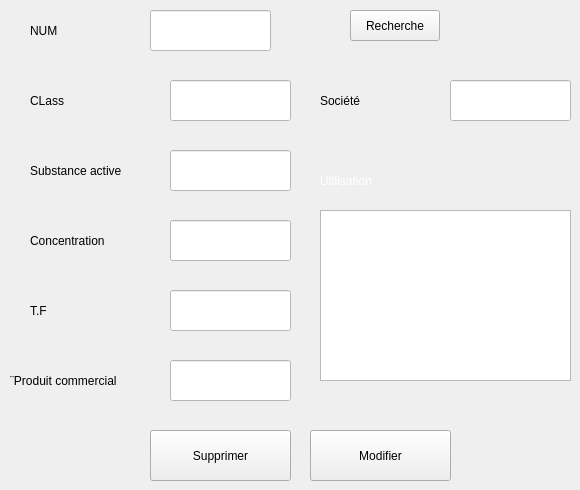
      <widget class="QWidget" name="tab_20">
       <attribute name="title">
        <string>Modifier</string>
       </attribute>
       <widget class="QLabel" name="label_23">
        <property name="geometry">
         <rect>
          <x>30</x>
          <y>160</y>
          <width>121</width>
          <height>21</height>
         </rect>
        </property>
        <property name="styleSheet">
         <string notr="true">font: 75 12pt &quot;MS Shell Dlg 2&quot;;
color: rgb(0, 0, 0);</string>
        </property>
        <property name="text">
         <string>Substance active</string>
        </property>
       </widget>
       <widget class="QLabel" name="label_24">
        <property name="geometry">
         <rect>
          <x>320</x>
          <y>90</y>
          <width>121</width>
          <height>21</height>
         </rect>
        </property>
        <property name="styleSheet">
         <string notr="true">font: 75 12pt &quot;MS Shell Dlg 2&quot;;
color: rgb(0, 0, 0);</string>
        </property>
        <property name="text">
         <string>Société</string>
        </property>
       </widget>
       <widget class="QLabel" name="label_25">
        <property name="geometry">
         <rect>
          <x>320</x>
          <y>170</y>
          <width>121</width>
          <height>21</height>
         </rect>
        </property>
        <property name="styleSheet">
         <string notr="true">font: 75 12pt &quot;MS Shell Dlg 2&quot;;
color: rgb(255, 255, 255);</string>
        </property>
        <property name="text">
         <string>Utilisation</string>
        </property>
       </widget>
       <widget class="QLabel" name="label_26">
        <property name="geometry">
         <rect>
          <x>30</x>
          <y>300</y>
          <width>121</width>
          <height>21</height>
         </rect>
        </property>
        <property name="styleSheet">
         <string notr="true">font: 75 12pt &quot;MS Shell Dlg 2&quot;;
color: rgb(0, 0, 0);</string>
        </property>
        <property name="text">
         <string>T.F</string>
        </property>
       </widget>
       <widget class="QLineEdit" name="lineEdit_46">
        <property name="geometry">
         <rect>
          <x>170</x>
          <y>220</y>
          <width>121</width>
          <height>41</height>
         </rect>
        </property>
        <property name="styleSheet">
         <string notr="true">font: 75 12pt &quot;MS Shell Dlg 2&quot;;
color: rgb(0, 0, 0);
background-color: rgb(255, 255, 255);</string>
        </property>
       </widget>
       <widget class="QLineEdit" name="lineEdit_47">
        <property name="geometry">
         <rect>
          <x>170</x>
          <y>290</y>
          <width>121</width>
          <height>41</height>
         </rect>
        </property>
        <property name="styleSheet">
         <string notr="true">font: 75 12pt &quot;MS Shell Dlg 2&quot;;
color: rgb(0, 0, 0);
background-color: rgb(255, 255, 255);</string>
        </property>
       </widget>
       <widget class="QLabel" name="label_27">
        <property name="geometry">
         <rect>
          <x>30</x>
          <y>90</y>
          <width>121</width>
          <height>21</height>
         </rect>
        </property>
        <property name="styleSheet">
         <string notr="true">font: 75 12pt &quot;MS Shell Dlg 2&quot;;
color: rgb(0, 0, 0);</string>
        </property>
        <property name="text">
         <string>CLass </string>
        </property>
       </widget>
       <widget class="QTextEdit" name="textEdit_3">
        <property name="geometry">
         <rect>
          <x>320</x>
          <y>210</y>
          <width>251</width>
          <height>171</height>
         </rect>
        </property>
       </widget>
       <widget class="QLabel" name="label_28">
        <property name="geometry">
         <rect>
          <x>30</x>
          <y>230</y>
          <width>121</width>
          <height>21</height>
         </rect>
        </property>
        <property name="styleSheet">
         <string notr="true">font: 75 12pt &quot;MS Shell Dlg 2&quot;;
color: rgb(0, 0, 0);</string>
        </property>
        <property name="text">
         <string>Concentration</string>
        </property>
       </widget>
       <widget class="QLineEdit" name="lineEdit_48">
        <property name="geometry">
         <rect>
          <x>170</x>
          <y>80</y>
          <width>121</width>
          <height>41</height>
         </rect>
        </property>
        <property name="styleSheet">
         <string notr="true">font: 75 12pt &quot;MS Shell Dlg 2&quot;;
color: rgb(0, 0, 0);
background-color: rgb(255, 255, 255);</string>
        </property>
       </widget>
       <widget class="QLabel" name="label_29">
        <property name="geometry">
         <rect>
          <x>10</x>
          <y>370</y>
          <width>151</width>
          <height>21</height>
         </rect>
        </property>
        <property name="styleSheet">
         <string notr="true">font: 75 12pt &quot;MS Shell Dlg 2&quot;;
color: rgb(0, 0, 0);</string>
        </property>
        <property name="text">
         <string>¨Produit commercial</string>
        </property>
       </widget>
       <widget class="QLineEdit" name="lineEdit_49">
        <property name="geometry">
         <rect>
          <x>170</x>
          <y>360</y>
          <width>121</width>
          <height>41</height>
         </rect>
        </property>
        <property name="styleSheet">
         <string notr="true">font: 75 12pt &quot;MS Shell Dlg 2&quot;;
color: rgb(0, 0, 0);
background-color: rgb(255, 255, 255);</string>
        </property>
       </widget>
       <widget class="QLineEdit" name="lineEdit_50">
        <property name="geometry">
         <rect>
          <x>450</x>
          <y>80</y>
          <width>121</width>
          <height>41</height>
         </rect>
        </property>
        <property name="styleSheet">
         <string notr="true">font: 75 12pt &quot;MS Shell Dlg 2&quot;;
color: rgb(0, 0, 0);
background-color: rgb(255, 255, 255);</string>
        </property>
       </widget>
       <widget class="QLineEdit" name="lineEdit_51">
        <property name="geometry">
         <rect>
          <x>170</x>
          <y>150</y>
          <width>121</width>
          <height>41</height>
         </rect>
        </property>
        <property name="styleSheet">
         <string notr="true">font: 75 12pt &quot;MS Shell Dlg 2&quot;;
color: rgb(0, 0, 0);
background-color: rgb(255, 255, 255);</string>
        </property>
       </widget>
       <widget class="QPushButton" name="recherche_guide">
        <property name="geometry">
         <rect>
          <x>350</x>
          <y>10</y>
          <width>90</width>
          <height>31</height>
         </rect>
        </property>
        <property name="styleSheet">
         <string notr="true">font: 75 9pt &quot;MS Shell Dlg 2&quot;;
color: rgb(0, 0, 0);</string>
        </property>
        <property name="text">
         <string>Recherche</string>
        </property>
       </widget>
       <widget class="QLabel" name="label_30">
        <property name="geometry">
         <rect>
          <x>30</x>
          <y>20</y>
          <width>121</width>
          <height>21</height>
         </rect>
        </property>
        <property name="styleSheet">
         <string notr="true">font: 75 12pt &quot;MS Shell Dlg 2&quot;;
color: rgb(0, 0, 0);</string>
        </property>
        <property name="text">
         <string>NUM</string>
        </property>
       </widget>
       <widget class="QLineEdit" name="lineEdit_52">
        <property name="geometry">
         <rect>
          <x>150</x>
          <y>10</y>
          <width>121</width>
          <height>41</height>
         </rect>
        </property>
        <property name="styleSheet">
         <string notr="true">font: 75 12pt &quot;MS Shell Dlg 2&quot;;
color: rgb(0, 0, 0);
background-color: rgb(255, 255, 255);</string>
        </property>
       </widget>
       <widget class="QPushButton" name="save_guide_btn">
        <property name="geometry">
         <rect>
          <x>310</x>
          <y>430</y>
          <width>141</width>
          <height>51</height>
         </rect>
        </property>
        <property name="text">
         <string>Modifier</string>
        </property>
       </widget>
       <widget class="QPushButton" name="supp_btn_guide">
        <property name="geometry">
         <rect>
          <x>150</x>
          <y>430</y>
          <width>141</width>
          <height>51</height>
         </rect>
        </property>
        <property name="text">
         <string>Supprimer</string>
        </property>
       </widget>
      </widget>
